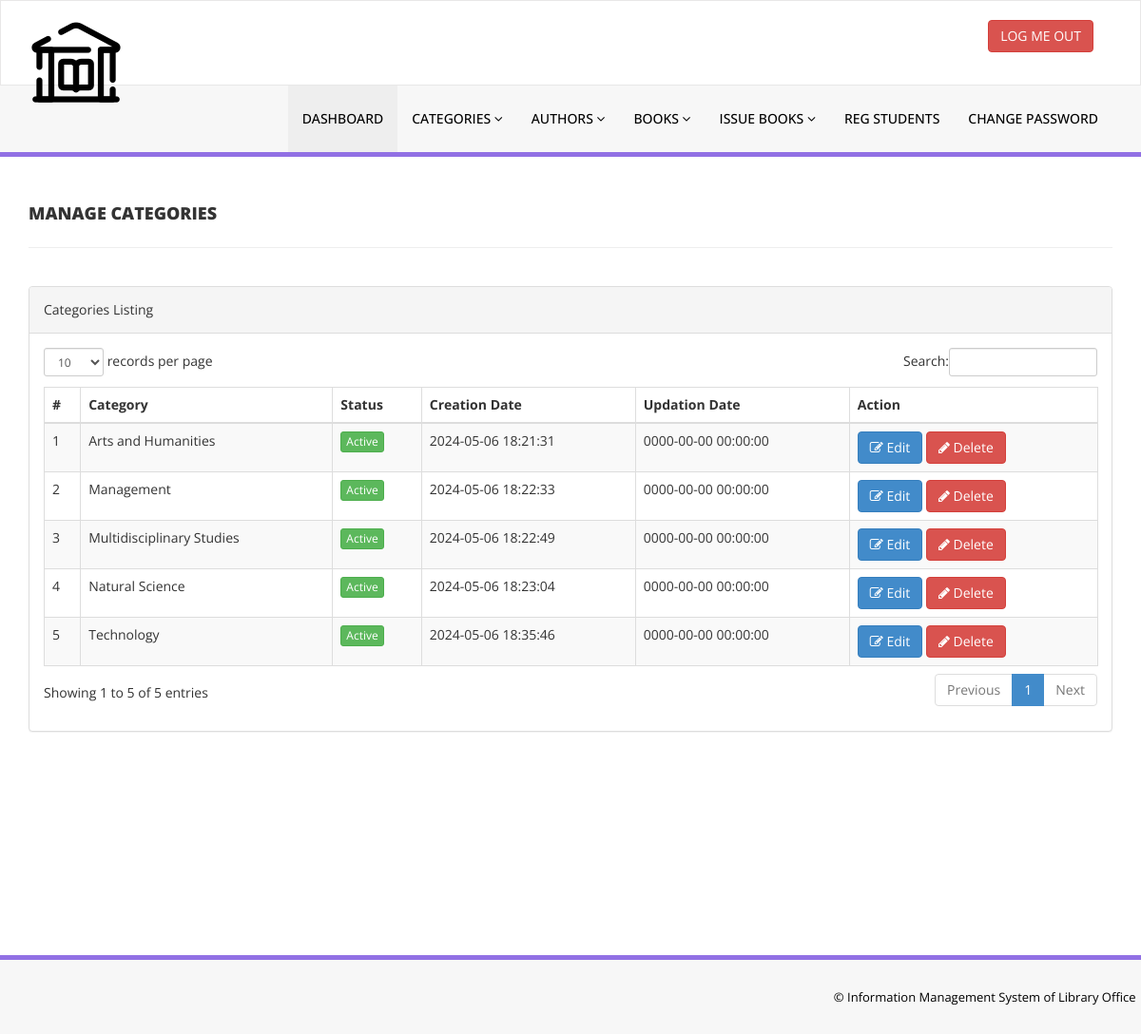
Page /library/admin/manage-categories.php (signed in) on the committed database.
### tables this page shows
CREATE TABLE `tblcategory` (
  `id` int(11) NOT NULL,
  `CategoryName` varchar(150) DEFAULT NULL,
  `Status` int(1) DEFAULT NULL,
  `CreationDate` timestamp NULL DEFAULT current_timestamp(),
  `UpdationDate` timestamp NULL DEFAULT '0000-00-00 00:00:00' ON UPDATE current_timestamp()
);

### library/admin/manage-categories.php (the view, shortened to what this page needs)
<?php
include('includes/config.php');
if(strlen($_SESSION['alogin'])==0)
    {
header('location:index.php');
}
else{
    ?>
<!DOCTYPE html>
<html xmlns="http://www.w3.org/1999/xhtml">
<head>
    <link href="assets/css/bootstrap.css" rel="stylesheet" />
    <link href="assets/css/font-awesome.css" rel="stylesheet" />
    <link href="assets/js/dataTables/dataTables.bootstrap.css" rel="stylesheet" />
    <link href="assets/css/style.css" rel="stylesheet" />
</head>
<body>
<?php include('includes/header.php');?>
    <div class="content-wrapper">
         <div class="container">
        <div class="row pad-botm">
            <div class="col-md-12">
                <h4 class="header-line">Manage Categories</h4>
    </div>
     <div class="row">
</div>
        </div>
            <div class="row">
                <div class="col-md-12">
                    <div class="panel panel-default">
                        <div class="panel-heading">
                           Categories Listing
                        </div>
                        <div class="panel-body">
                            <div class="table-responsive">
                                <table class="table table-striped table-bordered table-hover" id="dataTables-example">
                                    <thead>
                                        <tr>
                                            <th>#</th>
                                            <th>Category</th>
                                            <th>Status</th>
                                            <th>Creation Date</th>
                                            <th>Updation Date</th>
                                            <th>Action</th>
                                        </tr>
                                    </thead>
                                    <tbody>
<?php $sql = "SELECT * from  tblcategory";
$query = $dbh -> prepare($sql);
$query->execute();
$results=$query->fetchAll(PDO::FETCH_OBJ);
$cnt=1;
if($query->rowCount() > 0)
{
foreach($results as $result)
{               ?>
                                        <tr class="odd gradeX">
                                            <td class="center"><?php echo htmlentities($cnt);?></td>
                                            <td class="center"><?php echo htmlentities($result->CategoryName);?></td>
                                            <td class="center"><?php if($result->Status==1) {?>
                                            <a href="#" class="btn btn-success btn-xs">Active</a>
                                            <?php } else {?>
                                            <a href="#" class="btn btn-danger btn-xs">Inactive</a>
                                            <?php } ?></td>
                                            <td class="center"><?php echo htmlentities($result->CreationDate);?></td>
                                            <td class="center"><?php echo htmlentities($result->UpdationDate);?></td>
                                            <td class="center">
                                            <a href="edit-category.php?catid=<?php echo htmlentities($result->id);?>"><button class="btn btn-primary"><i class="fa fa-edit "></i> Edit</button>
                                          <a href="manage-categories.php?del=<?php echo htmlentities($result->id);?>" onclick="return confirm('Are you sure you want to delete?');"" >  <button class="btn btn-danger"><i class="fa fa-pencil"></i> Delete</button>
                                            </td>
                                        </tr>
 <?php $cnt=$cnt+1;}} ?>
                                    </tbody>
                                </table>
                            </div>
                        </div>
                    </div>
                </div>
            </div>
    </div>
    </div>
  <?php include('includes/footer.php');?>
</body>
</html>
<?php } ?>

### library/admin/assets/css/style.css (style rules this page uses)
.content-wrapper { margin-top: 40px; min-height:800px; padding-bottom:90px; }
.header-line { font-weight:900; padding-bottom:25px; border-bottom:1px solid #eeeeee; text-transform:uppercase; }
.pad-botm { padding-bottom:30px; }

### rows in the picture
tblcategory: CategoryName "Arts and Humanities", Status "Active", CreationDate "2024-05-06 18:21:31", UpdationDate "0000-00-00 00:00:00"
tblcategory: CategoryName "Management", Status "Active", CreationDate "2024-05-06 18:22:33", UpdationDate "0000-00-00 00:00:00"
tblcategory: CategoryName "Multidisciplinary Studies", Status "Active", CreationDate "2024-05-06 18:22:49", UpdationDate "0000-00-00 00:00:00"
tblcategory: CategoryName "Natural Science", Status "Active", CreationDate "2024-05-06 18:23:04", UpdationDate "0000-00-00 00:00:00"
tblcategory: CategoryName "Technology", Status "Active", CreationDate "2024-05-06 18:35:46", UpdationDate "0000-00-00 00:00:00"
